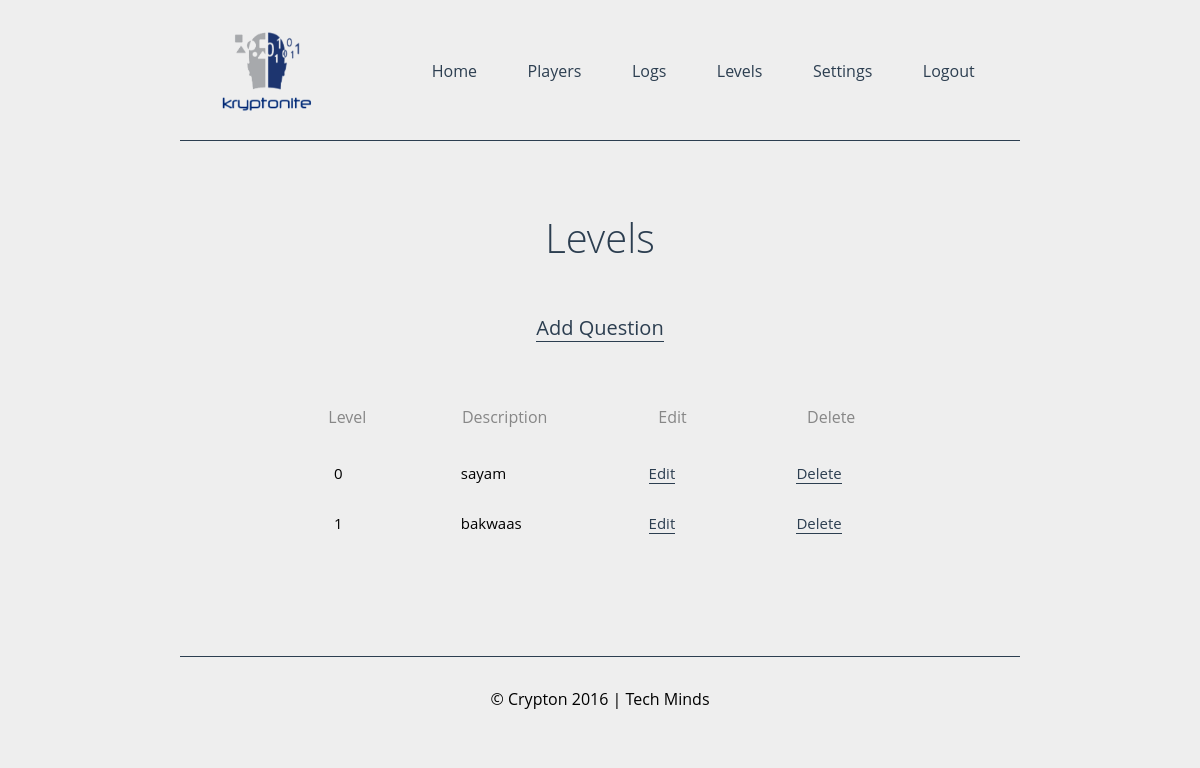
The page /gg.php on the database its author committed.
### tables this page shows
CREATE TABLE IF NOT EXISTS `levels` (
  `id` int(11) NOT NULL AUTO_INCREMENT,
  `level` int(11) NOT NULL,
  `question` varchar(255) NOT NULL,
  `answer` varchar(255) NOT NULL,
  `image` varchar(255) NOT NULL,
  `placeholder` varchar(255) NOT NULL,
  `comment1` varchar(255) NOT NULL,
  `comment2` varchar(255) NOT NULL,
  `html` varchar(255) NOT NULL,
  `description` varchar(255) NOT NULL,
  PRIMARY KEY (`id`)
);

### gg.php (the view, shortened to what this page needs)
<!DOCTYPE html>
<html>
<head>
	<link rel="stylesheet" type="text/css" href="style.css">
</head>
<body>
<center>
<div class="main" style="width:70%;">
<header>
<img src="logo.png" class="logo">
<a href="logout.php">Logout</a>
<a href="settings.php">Settings</a>
<a href="levels.php">Levels</a>
<a href="logs.php">Logs</a>
<a href="players.php">Players</a>
<a href="admin.php">Home</a>
</header>
<br>
<h1 class="main-heading">Levels</h1>
<br>
<a style="font-size:20px;" id="link" href="addquestion.php">Add Question</a>
<br><br><br>
<table class="leaderboard" cellspacing="0">
		<th>Level</th>
		<th>Description</th>
        <th>Edit</th>
		<th>Delete</th>
    <?php
     $result = mysql_query("SELECT * FROM levels ORDER by level");
     while ($row= mysql_fetch_assoc($result)) {
     	$level = $row['level'];
        $description = $row['description'];
     	echo "<tr class=\"hover\">
     	      <td style=\"font-size:15px;\">{$level}</td>
     	      <td style=\"font-size:15px;\">{$description}</td>
              <td style=\"font-size:15px;\"><a id=\"link\" href=\"editquestion.php?lvl={$level}\">Edit</a></td>
     	      <td style=\"font-size:15px;\"><a id=\"link\" href=\"deletequestion.php?lvl={$level}\" onclick=\"return confirm('Are you sure?')\">Delete</a></td>
     	      </tr>";
     }
     ?>
</table>
<br>
<br><br><br>
<footer>
	<p>&copy; Crypton 2016 | Tech Minds</p>
</footer>
</div>
</center>
</body>
</html>

### style.css (style rules this page uses)
* { transition: all .3s ease; }
body { margin: 0; font-family: 'Open Sans',sans-serif; background: #eee; }
.main { width: 60%; }
.logo { width: 130px; height: 100px; float: left; }
header a { float: right; margin-top: 40px; text-decoration: none; color: #2c3e50; -webkit-transition: all .4s ease; transition: all .4s ease; }
header a:before { content: '['; opacity: 0; padding: 10px; -webkit-transition: all .4s ease; transition: all .4s ease; }
header a:after { content: ']'; opacity: 0; padding: 10px; -webkit-transition: all .4s ease; transition: all .4s ease; }
header { border-bottom: 1px solid #2c3e50; padding: 20px; }
.main-heading { font-size: 40px; color: #2c3e50; font-weight: 300; }
footer { position: relative; padding: 15px; border-top: 1px solid #2c3e50; }
.leaderboard { padding: 20px; width: 80%; }
.leaderboard th { font-size: 16px; color: #222; opacity: 0.5; font-weight: 400; }
.leaderboard td { padding-right: 50px; padding-left: 50px; padding-bottom: 15px; padding-top: 15px; margin: 0; font-weight: 400; }
h1 { padding-top:20px; font-size: 2.2em; }
#link { color: #2c3e50; text-decoration: none; border-bottom: 1px solid #2c3e50; transition: all ease 0.3s; }
th { padding-bottom: 20px; }

### rows shown on the page
levels: level "0", description "sayam"
levels: level "1", description "bakwaas"
